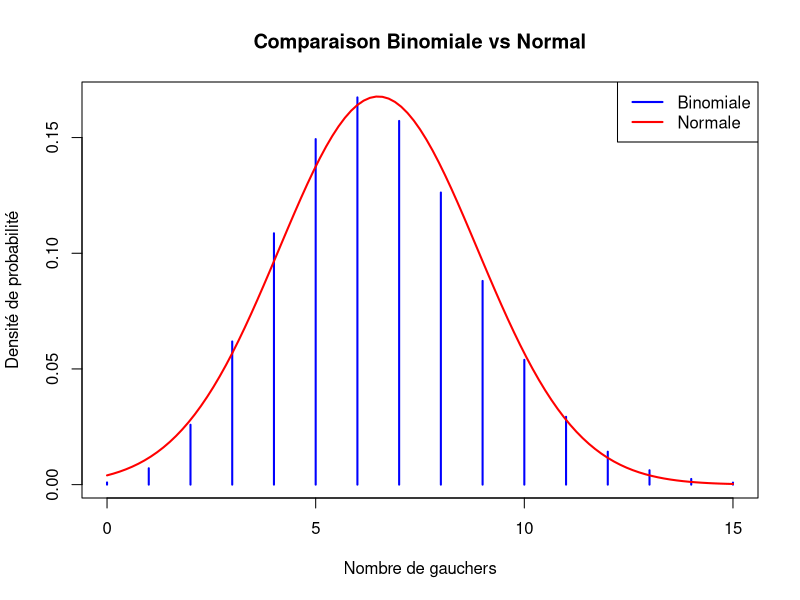

This chart was generated by the following R code:
# https://github.com/BreizhHardware/TD-R/tree/main/TP_estimateurs

# 1. Quelle est la loi de F et montrer qu'elle peut être approchée par une loi normale dont on donnera les paramètres

# Paramètres
n <- 50  # taille de l'échantillon
p <- 0.13  # proportion de gauchers

# Loi exacte : Binomiale(n,p)
# F ~ B(50, 0.13)

cat("Loi de F : F ~ B(50, 0.13)\n")

# Paramètres de l'approximation normale
mu <- n * p  # moyenne
sigma <- sqrt(n * p * (1-p))  # écart-type

cat("Paramètres de l'approximation normale :\n")
cat("μ =", round(mu, 2), "\n")
cat("σ =", round(sigma, 2), "\n")

# Visualisation de la comparaison
x <- 0:15
plot(x, dbinom(x, n, p),
     type = "h",
     lwd = 2,
     col = "blue",
     main = "Comparaison Binomiale vs Normal",
     xlab = "Nombre de gauchers",
     ylab = "Densité de probabilité")

# Superposition de la courbe normale
curve(dnorm(x, mean = mu, sd = sigma),
      add = TRUE,
      col = "red",
      lwd = 2)

legend("topright",
       legend = c("Binomiale", "Normale"),
       col = c("blue", "red"),
       lwd = 2)

# 2. Calculer la probabilité d'observer plus de 5 gauchers dans l'échanƟllon de façon exacte puis
# approchée.

# Paramètres
n <- 50
p <- 0.13
mu <- n * p

# Calcul exact avec la loi binomiale
# P(F > 5) = 1 - P(F ≤ 5)
proba_exacte <- 1 - pbinom(5, n, p)

# Calcul approché avec la loi normale
# Avec correction de continuité : P(F > 5) = P(F ≥ 6) = P(F > 5.5)
proba_approx <- 1 - pnorm(5.5, mu, sigma)

# Affichage des résultats
cat("Probabilité exacte P(F > 5):", round(proba_exacte, 4), "\n")
cat("Probabilité approchée P(F > 5):", round(proba_approx, 4), "\n")